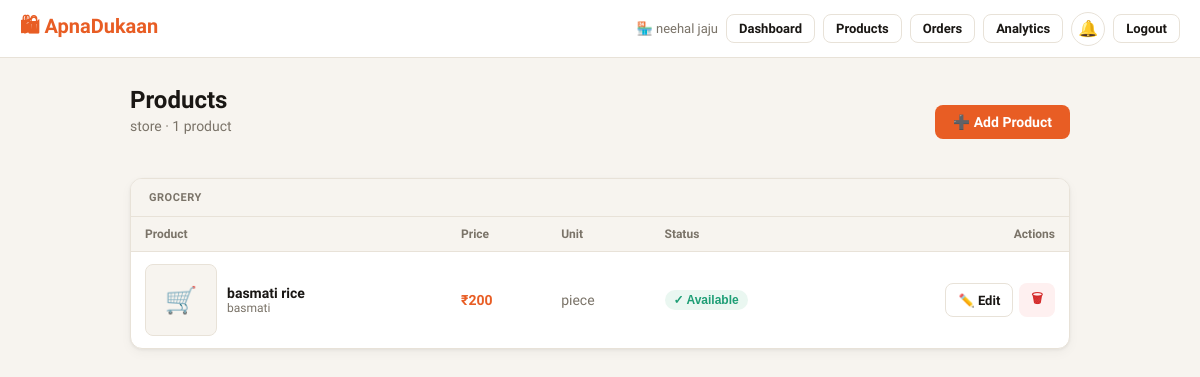
The app's page /owner/products (signed in) with its own data.
### tables this page shows
CREATE TABLE stores(store_id TEXT PRIMARY KEY,owner_id TEXT NOT NULL,
  name TEXT NOT NULL,owner_name TEXT NOT NULL,address TEXT NOT NULL DEFAULT'',
  category TEXT NOT NULL DEFAULT'General',qr_code TEXT NOT NULL,
  points INTEGER NOT NULL DEFAULT 0,is_open INTEGER NOT NULL DEFAULT 1,
  is_approved INTEGER NOT NULL DEFAULT 1,
  description TEXT NOT NULL DEFAULT'',
  image_b64 TEXT,image_mime TEXT NOT NULL DEFAULT'image/jpeg',
  created_at TEXT NOT NULL DEFAULT(datetime('now')), latitude REAL, longitude REAL,
  FOREIGN KEY(owner_id) REFERENCES owners(owner_id));

CREATE TABLE products(product_id TEXT PRIMARY KEY,store_id TEXT NOT NULL,
  name TEXT NOT NULL,price REAL NOT NULL CHECK(price>=0),unit TEXT NOT NULL DEFAULT'piece',
  available INTEGER NOT NULL DEFAULT 1,category TEXT NOT NULL DEFAULT'General',
  description TEXT NOT NULL DEFAULT'',image_b64 TEXT,image_mime TEXT NOT NULL DEFAULT'image/jpeg',
  brand TEXT NOT NULL DEFAULT'',model TEXT NOT NULL DEFAULT'',origin TEXT NOT NULL DEFAULT'',
  dimensions TEXT NOT NULL DEFAULT'',weight TEXT NOT NULL DEFAULT'',material TEXT NOT NULL DEFAULT'',
  spec1_key TEXT NOT NULL DEFAULT'',spec1_val TEXT NOT NULL DEFAULT'',
  spec2_key TEXT NOT NULL DEFAULT'',spec2_val TEXT NOT NULL DEFAULT'',
  spec3_key TEXT NOT NULL DEFAULT'',spec3_val TEXT NOT NULL DEFAULT'',
  created_at TEXT NOT NULL DEFAULT(datetime('now')), stock INTEGER NOT NULL DEFAULT 0,
  FOREIGN KEY(store_id) REFERENCES stores(store_id) ON DELETE CASCADE);

### app.py (the view)
    @app.route("/owner/products")
    @owner_required
    def owner_products():
        sid=session["store_id"]; conn=get_db()
        products=conn.execute("SELECT * FROM products WHERE store_id=? ORDER BY category,name",(sid,)).fetchall()
        store=conn.execute("SELECT * FROM stores WHERE store_id=?",(sid,)).fetchone()
        return render_template("owner_products.html",products=products,store=store)

### app.py (called while the page is built)
def _register_db_hooks(app):
    @app.teardown_appcontext
    def close_db(exc=None):
        db = g.pop("db", None)
        if db: db.close()

def get_db():
    if "db" not in g:
        from flask import current_app
        g.db = sqlite3.connect(current_app.config["DB_PATH"], timeout=30, check_same_thread=False)
        g.db.row_factory = sqlite3.Row
        for pragma in ("PRAGMA journal_mode=WAL","PRAGMA busy_timeout=30000",
                       "PRAGMA synchronous=NORMAL","PRAGMA foreign_keys=ON"):
            g.db.execute(pragma)
    return g.db

def get_unread_count(recipient_type, recipient_id):
    try:
        r = get_db().execute(
            "SELECT COUNT(*) FROM notifications WHERE recipient_type=? AND recipient_id=? AND is_read=0",
            (recipient_type, recipient_id)).fetchone()
        return r[0] if r else 0
    except Exception:
        return 0

def owner_required(f):
    @wraps(f)
    def d(*a,**kw):
        if not session.get("owner_id"):
            flash("Please log in to access your store dashboard.","error")
            return redirect(url_for("owner_login"))
        return f(*a,**kw)
    return d

def _register_security_headers(app):
    @app.after_request
    def add_headers(response):
        h = response.headers
        h["X-Content-Type-Options"]="nosniff"; h["X-Frame-Options"]="SAMEORIGIN"
        h["X-XSS-Protection"]="1; mode=block"; h["Referrer-Policy"]="strict-origin-when-cross-origin"
        h["Permissions-Policy"]="geolocation=(self),microphone=(),camera=()"
        if app.config.get("SESSION_COOKIE_SECURE"):
            h["Strict-Transport-Security"]="max-age=31536000; includeSubDomains"
        if request.path.startswith(("/owner/","/my-","/control-panel/")):
            h["Cache-Control"]="no-store,no-cache,must-revalidate,private"
        return response

### templates/owner_products.html (shortened to what this page needs)
{% extends "base.html" %}
{% block content %}
<div style="display:flex;align-items:center;justify-content:space-between;margin-bottom:20px;flex-wrap:wrap;gap:12px;">
  <div>
    <h1 class="page-title">Products</h1>
    <p class="page-subtitle">{{ store.name }} · {{ products|length }} product{{ 's' if products|length != 1 }}</p>
  </div>
  <a href="/owner/product/add" class="btn btn-primary">➕ Add Product</a>
</div>
{% if not products %}
<div class="card" style="text-align:center;padding:48px;">
  <div style="font-size:48px;margin-bottom:12px;">📦</div>
  <div style="font-weight:600;font-size:18px;margin-bottom:8px;">No products yet</div>
  <p style="color:var(--muted);margin-bottom:20px;">Add your first product to start receiving orders.</p>
  <a href="/owner/product/add" class="btn btn-primary">➕ Add First Product</a>
</div>
{% else %}
{% set cats = products | map(attribute='category') | unique | list %}
{% for cat in cats %}
<div class="card" style="margin-bottom:16px;padding:0;overflow:hidden;">
  <div style="padding:12px 18px;background:var(--bg);border-bottom:1px solid var(--border);
              font-size:11px;font-weight:700;text-transform:uppercase;letter-spacing:.05em;color:var(--muted);">
    {{ cat }}
  </div>
  <table class="table">
    <thead>
      <tr>
        <th>Product</th>
        <th>Price</th>
        <th>Unit</th>
        <th>Status</th>
        <th style="text-align:right;">Actions</th>
      </tr>
    </thead>
    <tbody>
      {% for p in products %}
      {% if p.category == cat %}
      <tr>
        <td>
          <div style="display:flex;align-items:center;gap:10px;">
            {% if p.image_b64 %}
            <img
                 style="width:72px;height:72px;border-radius:8px;object-fit:cover;" alt="{{ p.name }}">
            {% else %}
            <div style="width:72px;height:72px;border-radius:8px;background:var(--bg);
                        display:flex;align-items:center;justify-content:center;font-size:26px;border:1px solid var(--border);">🛒</div>
            {% endif %}
            <div>
              <div style="font-weight:600;">{{ p.name }}</div>
              {% if p.brand %}<div style="font-size:12px;color:var(--muted);">{{ p.brand }}</div>{% endif %}
            </div>
          </div>
        </td>
        <td style="font-weight:600;color:var(--orange);">₹{{ "%.0f"|format(p.price) }}</td>
        <td style="color:var(--muted);">{{ p.unit }}</td>
        <td>
          <form method="POST" action="/owner/product/{{ p.product_id }}/toggle" style="display:inline;">
            <button class="badge {% if p.available %}badge-green{% else %}badge-red{% endif %}"
                    type="submit" style="cursor:pointer;border:none;">
              {% if p.available %}✓ Available{% else %}✗ Hidden{% endif %}
            </button>
          </form>
        </td>
        <td style="text-align:right;">
          <div style="display:flex;gap:6px;justify-content:flex-end;flex-wrap:wrap;">
            <a href="/owner/product/{{ p.product_id }}/edit" class="btn btn-outline btn-sm">✏️ Edit</a>
            <form method="POST" action="/owner/product/{{ p.product_id }}/delete"
                  onsubmit="return confirm('Delete {{ p.name }}? This cannot be undone.')">
              <button class="btn btn-sm" style="background:var(--rl);color:var(--red);border:none;" type="submit">🗑</button>
            </form>
          </div>
        </td>
      </tr>
      {% endif %}
      {% endfor %}
    </tbody>
  </table>
</div>
{% endfor %}
{% endif %}
{% endblock %}

### templates/base.html (shortened to what this page needs)
<!DOCTYPE html>
<html lang="en">
<head>
</head>
<body>
<nav class="nav">
  <a href="/" class="nav-brand">🛍 ApnaDukaan</a>
  <div class="nav-actions">
    <div id="nav-menu" class="nav-menu">
      {% if session.customer_name %}
      <span class="nav-user">👤 {{ session.customer_name }}</span>
      <form action="/search_product" method="GET" class="nav-search">
        <input
          type="text"
          name="q"
          placeholder="Search products..."
          class="nav-search-input"
        >
      </form>
      <a href="/my-orders" class="btn btn-outline btn-sm">🛒 My Orders</a>
      <a href="/my-points" class="btn btn-outline btn-sm">⭐ Points</a>
      <a href="/scan" class="btn btn-outline btn-sm">📷 Scan</a>
      {% if cart_count > 0 %}
        <span class="points-pill">🛒 {{ cart_count }} · ₹{{ cart_total }}</span>
      {% endif %}
      <a href="/notifications" class="notif-bell nav-item nav-highlight" title="Notifications">
        🔔<span>Notifications</span>{% if notif_count > 0 %}<span class="notif-dot">{{ notif_count if notif_count < 100 else '99+' }}</span>{% endif %}
      </a>
      <a href="/customer/logout" class="btn btn-outline btn-sm">Logout</a>
    {% elif session.owner_id %}
      <span class="nav-user">🏪 {{ owner_name }}</span>
      <a href="/owner/dashboard" class="btn btn-outline btn-sm">Dashboard</a>
      <a href="/owner/products" class="btn btn-outline btn-sm">Products</a>
      <a href="/owner/orders" class="btn btn-outline btn-sm">Orders</a>
      <a href="/owner/analytics" class="btn btn-outline btn-sm">Analytics</a>
      <a href="/owner/notifications" class="notif-bell" title="Notifications">
        🔔{% if notif_count > 0 %}<span class="notif-dot">{{ notif_count if notif_count < 100 else '99+' }}</span>{% endif %}
      </a>
      <a href="/owner/logout" class="btn btn-outline btn-sm">Logout</a>
    {% endif %}
    </div>
    </div>
</nav>
<div class="container">
  {% block content %}{% endblock %}
</div>
</body>
</html>

### templates/base.html (style rules this page uses)
:root { --bg:#F7F4EF;--card:#fff;--border:#E8E2D8;--text:#1A1714;--muted:#7A7368; --orange:#E85D24;--ol:#FEF0E9;--green:#1D9E75;--gl:#EAF7F1;--blue:#185FA5;--bl:#EBF3FC; --red:#D42B2B;--rl:#FEF0F0;--yellow:#CA8A04;--yl:#FEFCE8;--r:12px; --sh:0 1px 3px rgba(0,0,0,.06),0 4px 12px rgba(0,0,0,.04); }
* { box-sizing:border-box;margin:0;padding:0; }
body { font-family:'Plus Jakarta Sans',sans-serif;background:var(--bg);color:var(--text);min-height:100vh; }
a { color:inherit;text-decoration:none; }
.nav { background:var(--card);border-bottom:1px solid var(--border);padding:0 20px; display:flex;align-items:center;justify-content:space-between;height:58px;position:sticky;top:0;z-index:100; }
.nav-brand { font-size:20px;font-weight:700;color:var(--orange); }
.nav-actions { display:flex;align-items:center;gap:8px;flex-wrap:wrap; }
.nav-user { font-size:13px;color:var(--muted); }
.container { max-width:980px;margin:0 auto;padding:28px 20px; }
.page-title { font-size:24px;font-weight:700;margin-bottom:4px; }
.page-subtitle { font-size:14px;color:var(--muted);margin-bottom:24px; }
.card { background:var(--card);border:1px solid var(--border);border-radius:var(--r);padding:20px;box-shadow:var(--sh); }
.btn { display:inline-flex;align-items:center;gap:6px;padding:9px 18px;border-radius:8px; font-size:14px;font-weight:600;cursor:pointer;border:none;transition:all .15s;font-family:inherit; }
.btn-primary { background:var(--orange);color:#fff; }
.btn-outline { background:transparent;border:1.5px solid var(--border);color:var(--text); }
.btn-sm { padding:6px 12px;font-size:13px; }
.badge { display:inline-flex;align-items:center;gap:4px;font-size:12px;font-weight:600;padding:3px 9px;border-radius:20px; }
.badge-green { background:var(--gl);color:var(--green); }
.table { width:100%;border-collapse:collapse;font-size:14px; }
.table th { text-align:left;padding:10px 14px;font-size:12px;font-weight:600;color:var(--muted); background:var(--bg);border-bottom:1px solid var(--border); }
.table td { padding:12px 14px;border-bottom:1px solid var(--border);vertical-align:middle; }
.table tr:last-child td { border-bottom:none; }
.notif-bell { position:relative;display:inline-flex;align-items:center;justify-content:center; width:34px;height:34px;border-radius:50%;border:1.5px solid var(--border); background:var(--card);cursor:pointer;font-size:16px;transition:all .15s; }
.nav-menu { display: flex;align-items: center;gap: 8px }

### records on screen
stores: owner_name "neehal jaju", name "store"
products: category "GROCERY", name "basmati rice", brand "basmati", price "200", unit "piece", available "✓ Available"

### other values on screen
{{ products|length }} "1"
